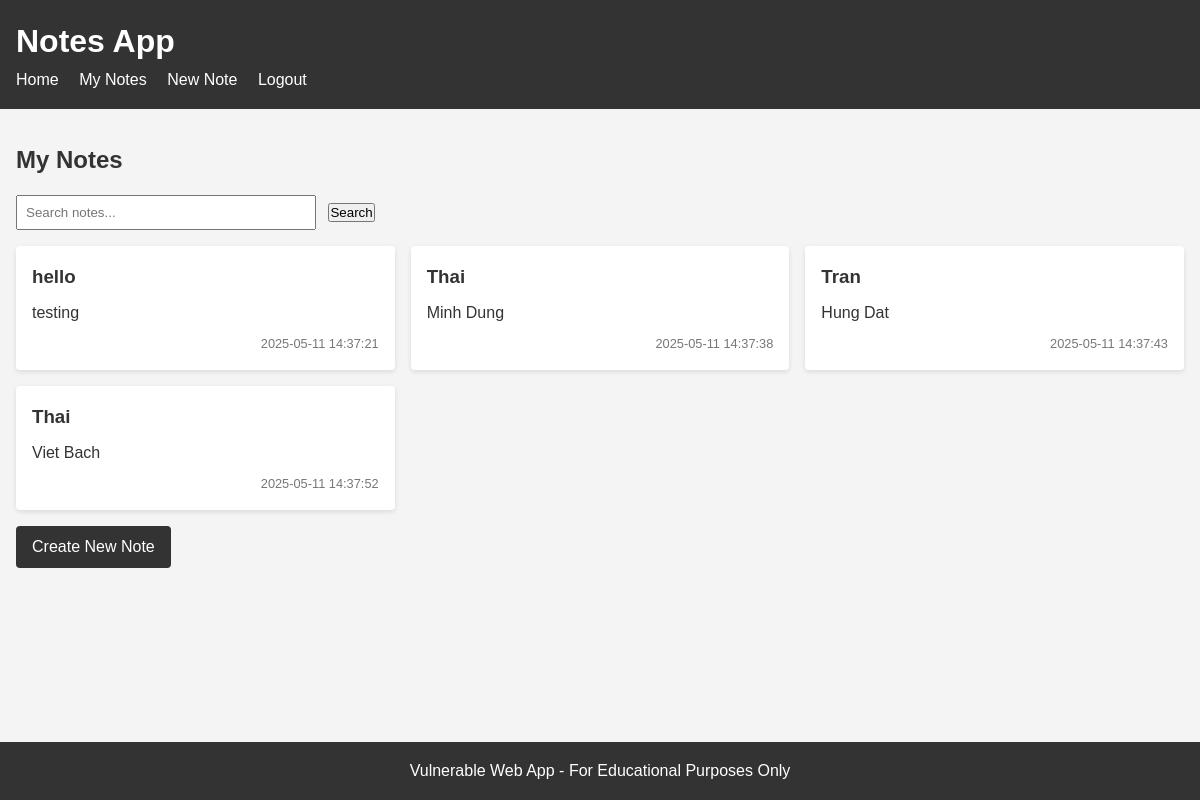
The app's page /notes (signed in) with its own data.
### tables this page shows
CREATE TABLE notes (
    id INTEGER PRIMARY KEY AUTOINCREMENT,
    user_id INTEGER NOT NULL,
    title TEXT NOT NULL,
    content TEXT NOT NULL,
    created TIMESTAMP NOT NULL DEFAULT CURRENT_TIMESTAMP,
    FOREIGN KEY (user_id) REFERENCES users (id)
);

### app/app.py (the view)
@app.route('/notes')
def notes():
    if 'user_id' not in session:
        return redirect(url_for('login'))
    user_notes = get_user_notes(session['user_id'])
    return render_template('notes.html', notes=user_notes)

### app/database.py (called while the page is built)
def get_db_connection():
    conn = sqlite3.connect('instance/notes.db')
    conn.row_factory = sqlite3.Row
    return conn

def get_user_notes(user_id):
    conn = get_db_connection()
    cursor = conn.cursor()
    cursor.execute("SELECT * FROM notes WHERE user_id = ?", (user_id,))
    notes = cursor.fetchall()
    conn.close()
    return notes

### app/templates/notes.html
{% extends 'base.html' %}
{% block content %}
    <div class="notes-container">
        <h2>My Notes</h2>
        <div class="search-form">
            <form action="{{ url_for('search') }}" method="get">
                <input type="text" name="q" placeholder="Search notes...">
                <button type="submit">Search</button>
            </form>
        </div>
        <div class="notes-grid">
            {% if notes %}
                {% for note in notes %}
                    <div class="note-card">
                        <h3>{{ note['title'] | safe }}</h3>
                        <div class="note-content">{{ note['content'] | safe }}</div>
                        <div class="note-date">{{ note['created'] }}</div>
                    </div>
                {% endfor %}
            {% else %}
                <p>You don't have any notes yet. <a href="{{ url_for('create') }}">Create one</a>.</p>
            {% endif %}
        </div>
        <a href="{{ url_for('create') }}" class="button">Create New Note</a>
    </div>
{% endblock %}

### app/templates/base.html (shortened to what this page needs)
<!DOCTYPE html>
<html>
<head>
    <link rel="stylesheet" href="{{ url_for('static', filename='style.css') }}">
</head>
<body>
    <header>
        <h1>Notes App</h1>
        <nav>
            <ul>
                <li><a href="{{ url_for('index') }}">Home</a></li>
                {% if 'user_id' in session %}
                    <li><a href="{{ url_for('notes') }}">My Notes</a></li>
                    <li><a href="{{ url_for('create') }}">New Note</a></li>
                    <li><a href="{{ url_for('logout') }}">Logout</a></li>
                {% else %}
                    <li><a href="{{ url_for('login') }}">Login</a></li>
                    <li><a href="{{ url_for('register') }}">Register</a></li>
                {% endif %}
            </ul>
        </nav>
    </header>
    <main>
        {% block content %}{% endblock %}
    </main>
    <footer>
        <p>Vulnerable Web App - For Educational Purposes Only</p>
    </footer>
</body>
</html>

### app/static/style.css (style rules this page uses)
* { box-sizing: border-box; margin: 0; padding: 0; }
body { font-family: Arial, sans-serif; line-height: 1.6; color: #333; background-color: #f4f4f4; padding-bottom: 60px; }
header { background-color: #333; color: #fff; padding: 1rem; }
header h1 { display: inline-block; margin-right: 2rem; }
nav ul { display: inline-block; list-style: none; }
nav ul li { display: inline-block; margin-right: 1rem; }
nav a { color: #fff; text-decoration: none; }
main { max-width: 1200px; margin: 2rem auto; padding: 0 1rem; }
.button { display: inline-block; background-color: #333; color: #fff; padding: 0.5rem 1rem; text-decoration: none; border-radius: 4px; border: none; cursor: pointer; margin-right: 0.5rem; font-size: 1rem; }
.notes-container { margin-bottom: 2rem; }
.search-form { margin: 1rem 0; }
.search-form input { padding: 0.5rem; width: 300px; margin-right: 0.5rem; }
.notes-grid { display: grid; grid-template-columns: repeat(auto-fill, minmax(300px, 1fr)); gap: 1rem; margin: 1rem 0; }
.note-card { background-color: #fff; border-radius: 4px; padding: 1rem; box-shadow: 0 2px 5px rgba(0, 0, 0, 0.1); }
.note-content { margin: 0.5rem 0; white-space: pre-wrap; }
.note-date { font-size: 0.8rem; color: #777; text-align: right; }
footer { position: fixed; bottom: 0; width: 100%; background-color: #333; color: #fff; text-align: center; padding: 1rem; }

### records on screen
notes: title "hello", content "testing", created "2025-05-11 14:37:21"
notes: title "Thai", content "Minh Dung", created "2025-05-11 14:37:38"
notes: title "Tran", content "Hung Dat", created "2025-05-11 14:37:43"
notes: title "Thai", content "Viet Bach", created "2025-05-11 14:37:52"
